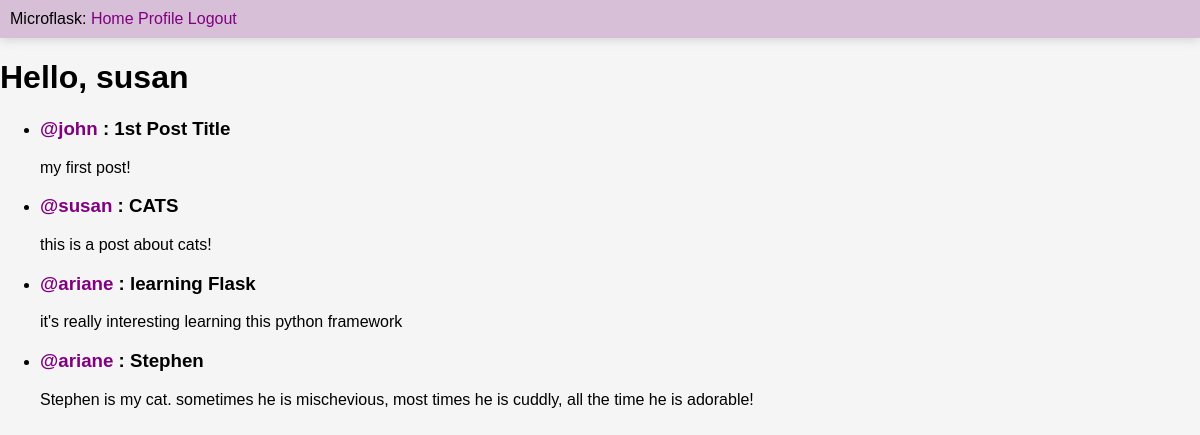
The app's page / (signed in) with its own data.
### app/models.py (models this page shows, shortened)
class User(UserMixin, db.Model):
  id = db.Column(db.Integer, primary_key=True)
  username = db.Column(db.String(64), index=True, unique=True)
  email = db.Column(db.String(120), index=True, unique=True)
  password_hash = db.Column(db.String(128))
  posts = db.relationship('Post', backref='author', lazy='dynamic')
  about_me = db.Column(db.String(140))
  last_seen = db.Column(db.DateTime, default=datetime.utcnow)

class Post(db.Model):
  id = db.Column(db.Integer, primary_key=True)
  title = db.Column(db.String(60))
  body = db.Column(db.String(140))
  timestamp = db.Column(db.DateTime, index=True, default=datetime.utcnow)
  user_id = db.Column(db.Integer, db.ForeignKey('user.id'))

### app/routes.py (the view)
@app.route('/')
def index():
  return render_template('index.html', title='Home', posts=Post.query.all())

### app/models.py (called while the page is built)
@login.user_loader
def load_user(id):
  return User.query.get(int(id))

### app/routes.py (called while the page is built)
@app.before_request
def before_request():
  if current_user.is_authenticated:
    current_user.last_seen = datetime.utcnow()
    db.session.commit()

### app/templates/index.html
{% extends 'layout.html' %}
{% block content %}
  <h1>Hello, {{ current_user.username or 'anonymous' }}</h1>
  <ul>
    {% for post in posts%}
      <li>
        <h3>
          <a href="{{ url_for('user', username=post.author.username) }}">
            @{{ post.author.username }}
          </a>
          : {{ post.title }}
        </h3>
        <span> {{ post.body }}</span>
      </li>
    {% endfor %}
  </ul>
{% endblock %}

### app/static/styles/global.css (style rules this page uses)
html, body { margin: 0; padding: 0; background-color: whitesmoke; font-family: Arial, sans-serif; }
a { text-decoration: none; color: purple; }

### records on screen
User: username "susan"
Post: author.username "john", title "1st Post Title", body "my first post!"
Post: author.username "susan", title "CATS", body "this is a post about cats!"
Post: author.username "ariane", title "learning Flask", body "it's really interesting learning this python framework"
Post: author.username "ariane", title "Stephen", body "Stephen is my cat. sometimes he is mischevious, most times he is cuddly, all the time he is adorable!"
